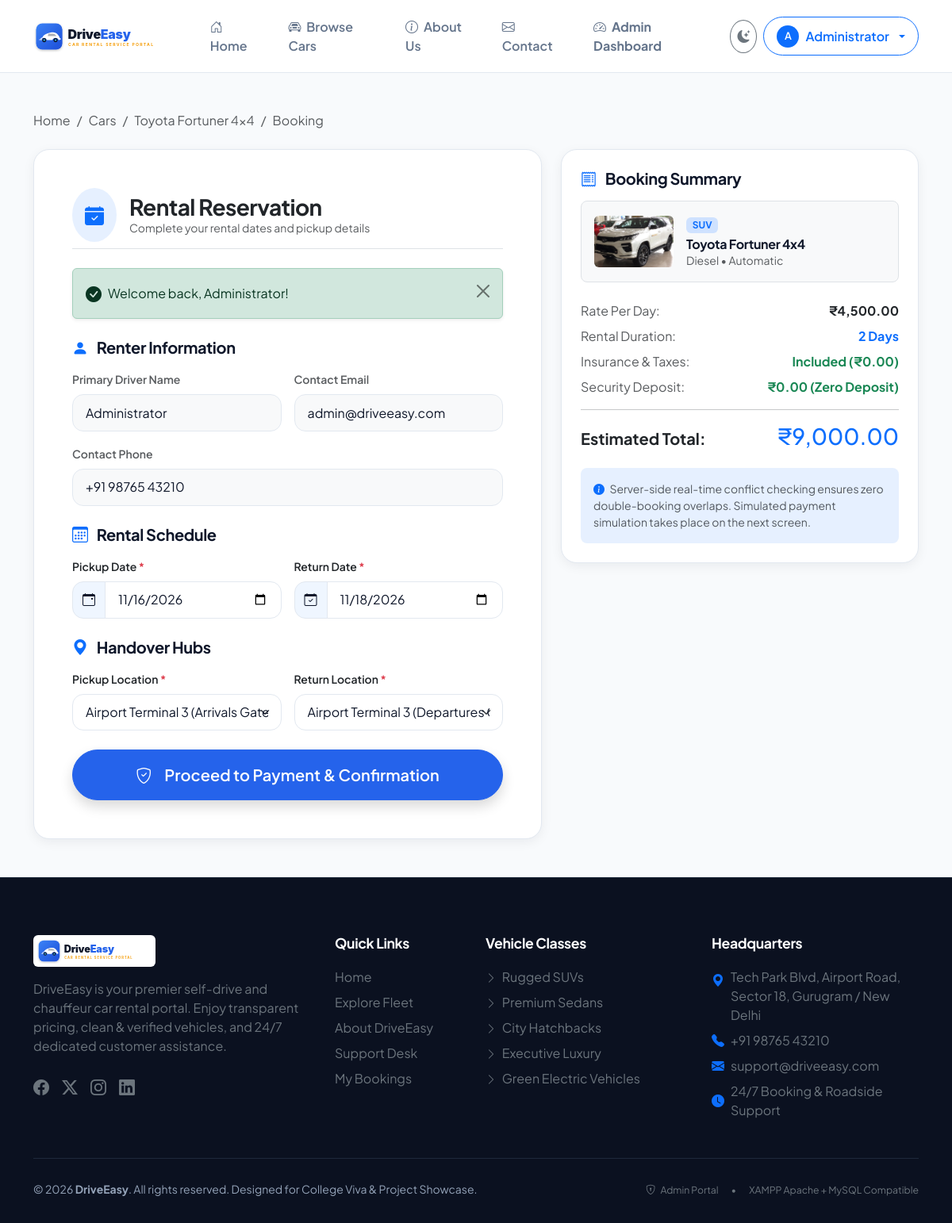
The page /booking.php?car_id=1 (signed in) on the database its author committed.
### tables this page shows
CREATE TABLE `cars` (
  `id` INT AUTO_INCREMENT PRIMARY KEY,
  `category_id` INT NOT NULL,
  `brand` VARCHAR(50) NOT NULL,
  `model` VARCHAR(50) NOT NULL,
  `year` INT NOT NULL,
  `registration_number` VARCHAR(50) NOT NULL UNIQUE,
  `price_per_day` DECIMAL(10,2) NOT NULL,
  `fuel_type` VARCHAR(30) NOT NULL,
  `transmission` VARCHAR(30) NOT NULL,
  `seats` INT NOT NULL,
  `mileage` VARCHAR(30) DEFAULT NULL,
  `description` TEXT DEFAULT NULL,
  `features` TEXT DEFAULT NULL,
  `image` VARCHAR(255) DEFAULT NULL,
  `availability` ENUM('available', 'unavailable') NOT NULL DEFAULT 'available',
  `created_at` TIMESTAMP NOT NULL DEFAULT CURRENT_TIMESTAMP,
  CONSTRAINT `fk_cars_category` FOREIGN KEY (`category_id`) REFERENCES `categories` (`id`) ON UPDATE CASCADE ON DELETE RESTRICT
);

CREATE TABLE `categories` (
  `id` INT AUTO_INCREMENT PRIMARY KEY,
  `name` VARCHAR(50) NOT NULL UNIQUE,
  `description` TEXT NULL,
  `created_at` TIMESTAMP NOT NULL DEFAULT CURRENT_TIMESTAMP
);

### includes/auth.php (called while the page is built, shortened)
<?php
require_once __DIR__ . '/functions.php';
function is_logged_in() {
    return isset($_SESSION['user_id']) && !empty($_SESSION['user_id']);
}
function current_user() {
    return [
        'id'    => $_SESSION['user_id'],
        'name'  => $_SESSION['user_name'] ?? 'User',
        'email' => $_SESSION['user_email'] ?? '',
        'phone' => $_SESSION['user_phone'] ?? '',
        'role'  => $_SESSION['user_role'] ?? 'customer'
    ];
}

### booking.php (the view, shortened to what this page needs)
<?php
require_once __DIR__ . '/includes/db.php';
require_once __DIR__ . '/includes/functions.php';
require_once __DIR__ . '/includes/auth.php';
$car_id_param = filter_input(INPUT_GET, 'car_id', FILTER_VALIDATE_INT) ?? filter_input(INPUT_POST, 'car_id', FILTER_VALIDATE_INT);
$stmt = $pdo->prepare("
    SELECT c.*, cat.name AS category_name
    FROM cars c
    JOIN categories cat ON c.category_id = cat.id
    WHERE c.id = ?
    LIMIT 1
");
$stmt->execute([$car_id_param]);
$car = $stmt->fetch();
$errors = [];
$pickup_date     = $_POST['pickup_date'] ?? date('Y-m-d', strtotime('+1 day'));
$return_date     = $_POST['return_date'] ?? date('Y-m-d', strtotime('+3 days'));
$pickup_location = $_POST['pickup_location'] ?? 'Airport Terminal 3';
$return_location = $_POST['return_location'] ?? 'Airport Terminal 3';
$today = date('Y-m-d');
require_once __DIR__ . '/includes/header.php';
require_once __DIR__ . '/includes/navbar.php';
?>
<main class="py-5">
    <div class="container">
        <nav aria-label="breadcrumb" class="mb-4">
            <ol class="breadcrumb small">
                <li class="breadcrumb-item"><a href="<?= base_url('index.php') ?>" class="text-muted">Home</a></li>
                <li class="breadcrumb-item"><a href="<?= base_url('cars.php') ?>" class="text-muted">Cars</a></li>
                <li class="breadcrumb-item"><a href="<?= base_url('car-details.php?id=' . $car['id']) ?>" class="text-muted"><?= htmlspecialchars($car['brand'] . ' ' . $car['model']) ?></a></li>
                <li class="breadcrumb-item active" aria-current="page">Booking</li>
            </ol>
        </nav>
        <div class="row g-4">
            <div class="col-lg-7">
                <div class="card card-custom p-4 p-md-5">
                    <div class="d-flex align-items-center mb-4 pb-2 border-bottom">
                        <div class="bg-primary bg-opacity-10 text-primary p-3 rounded-circle me-3 fs-4">
                            <i class="bi bi-calendar-check-fill"></i>
                        </div>
                        <div>
                            <h2 class="h3 fw-bold mb-0">Rental Reservation</h2>
                            <p class="text-muted small mb-0">Complete your rental dates and pickup details</p>
                        </div>
                    </div>
                    <form action="<?= base_url('booking.php?car_id=' . $car['id']) ?>" method="POST" class="prevent-double-submit" id="carBookingForm">
                        <h5 class="fw-bold mb-3"><i class="bi bi-person-fill text-primary me-2"></i> Renter Information</h5>
                        <div class="row g-3 mb-4">
                            <div class="col-md-6">
                                <label class="form-label small fw-semibold text-muted">Primary Driver Name</label>
                                <input type="text" class="form-control bg-light" value="<?= htmlspecialchars($user['name']) ?>" readonly>
                            </div>
                            <div class="col-md-6">
                                <label class="form-label small fw-semibold text-muted">Contact Email</label>
                                <input type="email" class="form-control bg-light" value="<?= htmlspecialchars($user['email']) ?>" readonly>
                            </div>
                            <div class="col-md-12">
                                <label class="form-label small fw-semibold text-muted">Contact Phone</label>
                                <input type="text" class="form-control bg-light" value="<?= htmlspecialchars($user['phone'] ?: '+91 (Not Provided)') ?>" readonly>
                            </div>
                        </div>
                        <h5 class="fw-bold mb-3"><i class="bi bi-calendar3 text-primary me-2"></i> Rental Schedule</h5>
                        <div class="row g-3 mb-4">
                            <div class="col-md-6">
                                <label class="form-label small fw-semibold">Pickup Date <span class="text-danger">*</span></label>
                                <div class="input-group">
                                    <span class="input-group-text"><i class="bi bi-calendar-event"></i></span>
                                    <input type="date" name="pickup_date" id="pickup_date" class="form-control <?= isset($errors['pickup_date']) ? 'is-invalid' : '' ?>" min="<?= $today ?>" value="<?= htmlspecialchars($pickup_date) ?>" required>
                                </div>
                            </div>
                            <div class="col-md-6">
                                <label class="form-label small fw-semibold">Return Date <span class="text-danger">*</span></label>
                                <div class="input-group">
                                    <span class="input-group-text"><i class="bi bi-calendar-check"></i></span>
                                    <input type="date" name="return_date" id="return_date" class="form-control <?= isset($errors['return_date']) ? 'is-invalid' : '' ?>" min="<?= $pickup_date ?: $today ?>" value="<?= htmlspecialchars($return_date) ?>" required>
                                </div>
                            </div>
                        </div>
                        <h5 class="fw-bold mb-3"><i class="bi bi-geo-alt-fill text-primary me-2"></i> Handover Hubs</h5>
                        <div class="row g-3 mb-4">
                            <div class="col-md-6">
                                <label class="form-label small fw-semibold">Pickup Location <span class="text-danger">*</span></label>
                                <select name="pickup_location" class="form-select <?= isset($errors['pickup_location']) ? 'is-invalid' : '' ?>" required>
                                    <option value="Airport Terminal 3" <?= $pickup_location === 'Airport Terminal 3' ? 'selected' : '' ?>>Airport Terminal 3 (Arrivals Gate)</option>
                                </select>
                            </div>
                            <div class="col-md-6">
                                <label class="form-label small fw-semibold">Return Location <span class="text-danger">*</span></label>
                                <select name="return_location" class="form-select <?= isset($errors['return_location']) ? 'is-invalid' : '' ?>" required>
                                    <option value="Airport Terminal 3" <?= $return_location === 'Airport Terminal 3' ? 'selected' : '' ?>>Airport Terminal 3 (Departures Gate)</option>
                                </select>
                            </div>
                        </div>
                        <div class="d-grid mt-4">
                            <button type="submit" id="bookingSubmitBtn" class="btn btn-primary btn-lg rounded-pill py-3 shadow">
                                <i class="bi bi-shield-check me-2"></i> Proceed to Payment & Confirmation
                            </button>
                        </div>
                    </form>
                </div>
            </div>
            <div class="col-lg-5">
                <div class="card card-custom p-4 sticky-top" style="top: 90px;">
                    <h5 class="fw-bold mb-3"><i class="bi bi-receipt text-primary me-2"></i> Booking Summary</h5>
                    <div class="d-flex align-items-center gap-3 p-3 bg-body-tertiary rounded-3 mb-3 border">
                        <img src="<?= get_car_image_url($car['image']) ?>" alt="<?= htmlspecialchars($car['brand'] . ' ' . $car['model']) ?>" class="rounded-2" style="width: 100px; height: 65px; object-fit: cover;">
                        <div class="overflow-hidden">
                            <span class="badge bg-primary-subtle text-primary small mb-1"><?= htmlspecialchars($car['category_name']) ?></span>
                            <h6 class="fw-bold mb-0 text-truncate"><?= htmlspecialchars($car['brand']) ?> <?= htmlspecialchars($car['model']) ?></h6>
                            <div class="text-muted small"><?= htmlspecialchars($car['fuel_type']) ?> &bull; <?= htmlspecialchars($car['transmission']) ?></div>
                        </div>
                    </div>
                    <div class="py-2">
                        <div class="d-flex justify-content-between mb-2">
                            <span class="text-muted">Rate Per Day:</span>
                            <span class="fw-bold" id="price_per_day_val" data-price="<?= $car['price_per_day'] ?>">
                                <?= format_currency($car['price_per_day']) ?>
                            </span>
                        </div>
                        <div class="d-flex justify-content-between mb-2">
                            <span class="text-muted">Rental Duration:</span>
                            <span class="fw-bold text-primary" id="calc_days_val">--</span>
                        </div>
                        <div class="d-flex justify-content-between mb-2">
                            <span class="text-muted">Insurance & Taxes:</span>
                            <span class="text-success fw-bold">Included (₹0.00)</span>
                        </div>
                        <div class="d-flex justify-content-between mb-2">
                            <span class="text-muted">Security Deposit:</span>
                            <span class="text-success fw-bold">₹0.00 (Zero Deposit)</span>
                        </div>
                        <hr>
                        <div class="d-flex justify-content-between align-items-baseline mb-3">
                            <span class="h5 fw-bold mb-0">Estimated Total:</span>
                            <span class="h3 fw-extrabold text-primary mb-0" id="calc_total_val">₹0.00</span>
                        </div>
                    </div>
                    <div class="bg-primary bg-opacity-10 p-3 rounded-3 small text-muted">
                        <i class="bi bi-info-circle-fill text-primary me-1"></i>
                        Server-side real-time conflict checking ensures zero double-booking overlaps. Simulated payment simulation takes place on the next screen.
                    </div>
                </div>
            </div>
        </div>
    </div>
</main>
<?php require_once __DIR__ . '/includes/footer.php'; ?>

### assets/css/style.css (style rules this page uses)
:root { --font-family: 'Plus Jakarta Sans', -apple-system, BlinkMacSystemFont, "Segoe UI", Roboto, sans-serif; --de-primary: #2563eb; --de-primary-hover: #1d4ed8; --de-primary-light: #eff6ff; --de-secondary: #0f172a; --de-accent: #f59e0b; --de-accent-hover: #d97706; --de-success: #10b981; --de-danger: #ef4444; --de-warning: #f59e0b; --de-info: #06b6d4; --de-bg: #f8fafc; --de-card-bg: #ffffff; --de-text-main: #0f172a; --de-text-muted: #64748b; --de-border: #e2e8f0; --de-radius-sm: 8px; --de-radius-md: 14px; --de-radius-lg: 20px; --de-radius-xl: 28px; --de-shadow-sm: 0 1px 3px rgba(0, 0, 0, 0.05); --de-shadow-md: 0 4px 16px -2px rgba(15, 23, 42, 0.08); --de-shadow-lg: 0 12px 32px -4px rgba(15, 23, 42, 0.12); --de-shadow-hover: 0 20px 35px -5px rgba(37, 99, 235, 0.15); --de-sidebar-width: 270px; }
* { box-sizing: border-box; }
body { font-family: var(--font-family); background-color: var(--de-bg); color: var(--de-text-main); min-height: 100vh; display: flex; flex-direction: column; overflow-x: hidden; transition: background-color 0.3s ease, color 0.3s ease; }
main { flex: 1 0 auto; }
h1, h2, h3, h4, h5, h6 { color: var(--de-text-main); font-weight: 700; letter-spacing: -0.02em; }
a { text-decoration: none; transition: all 0.2s ease; }
.btn { font-weight: 600; padding: 0.6rem 1.4rem; border-radius: var(--de-radius-md); transition: all 0.25s cubic-bezier(0.16, 1, 0.3, 1); display: inline-flex; align-items: center; justify-content: center; gap: 0.5rem; }
.btn-primary { background-color: var(--de-primary); border-color: var(--de-primary); color: #ffffff; box-shadow: 0 4px 14px rgba(37, 99, 235, 0.25); }
.card-custom { background: var(--de-card-bg); border: 1px solid var(--de-border); border-radius: var(--de-radius-lg); box-shadow: var(--de-shadow-md); overflow: hidden; }
.form-control, .form-select { border: 1px solid var(--de-border); border-radius: var(--de-radius-md); padding: 0.65rem 1rem; background-color: var(--de-card-bg); color: var(--de-text-main); transition: border-color 0.2s, box-shadow 0.2s; }
.input-group-text { border: 1px solid var(--de-border); background: var(--de-primary-light); color: var(--de-text-main); border-radius: var(--de-radius-md); }

### rows shown on the page
cars: brand+model "Toyota Fortuner 4x4", image (picture), category.name "SUV", brand "Toyota", model "Fortuner 4x4", fuel_type "Diesel", transmission "Automatic", price_per_day "₹4,500.00"

### other values the page prints
substr($user['name'], 0, 1) "A"
$user['name'] "Administrator"
$msg "Welcome back, Administrator!"
